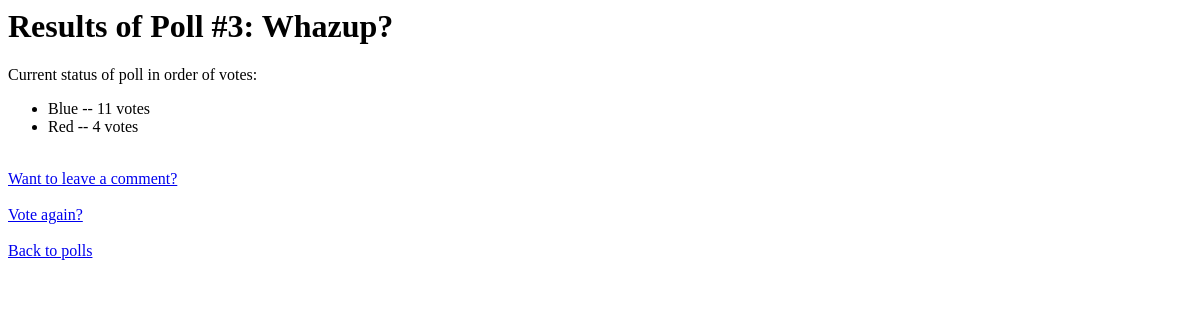
The app's page /polls/3/results/, older data.
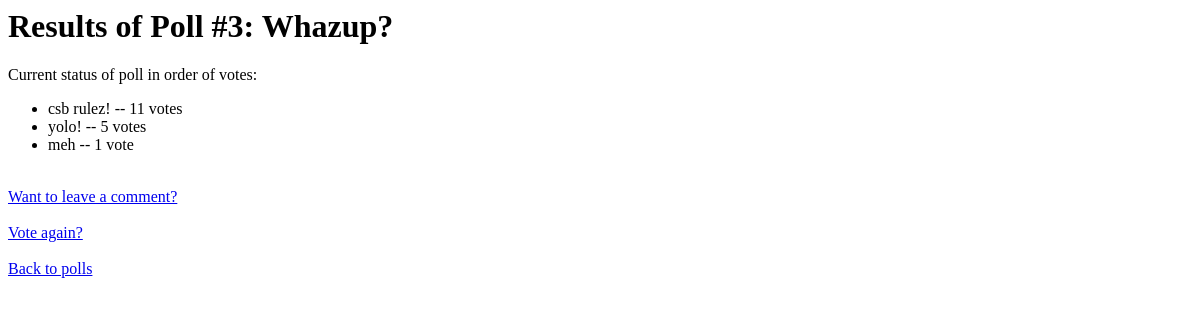
The same page, newer data.
### polls/models.py (models this page shows, shortened)
class Choice(models.Model):
    question = models.ForeignKey(Question, on_delete=models.CASCADE)
    choice_text = models.CharField(max_length=200)
    votes = models.IntegerField(default=0)

### polls/views.py (the view)
# urls.py: path('<int:pk>/results/', views.ResultsView.as_view(), name='results'),
class ResultsView(generic.DetailView):
    model = Question
    template_name = 'polls/results.html'

### polls/templates/polls/results.html (shortened to what this page needs)
<h1>Results of Poll #{{ question.id }}: {{ question.question_text }}</h1>
Current status of poll in order of votes:
<ul>
{% for choice in question.choice_set.all|dictsortreversed:"votes" %}
    <li>{{ choice.choice_text }} -- {{ choice.votes }} vote{{ choice.votes|pluralize }}</li>
{% endfor %}
</ul>
<a href="{% url 'polls:leave_comment' question.id %}">Want to leave a comment?</a>
<a href="{% url 'polls:detail' question.id %}">Vote again?</a>
<a href="{% url 'polls:index' %}">Back to polls</a>

Row changes from the older to the newer data that the page shows:
changed Choice: choice_text "Blue" → "csb rulez!"
changed Choice: choice_text "Red" → "yolo!"; votes "4" → "5"
added Choice: choice_text "meh", votes "1"
